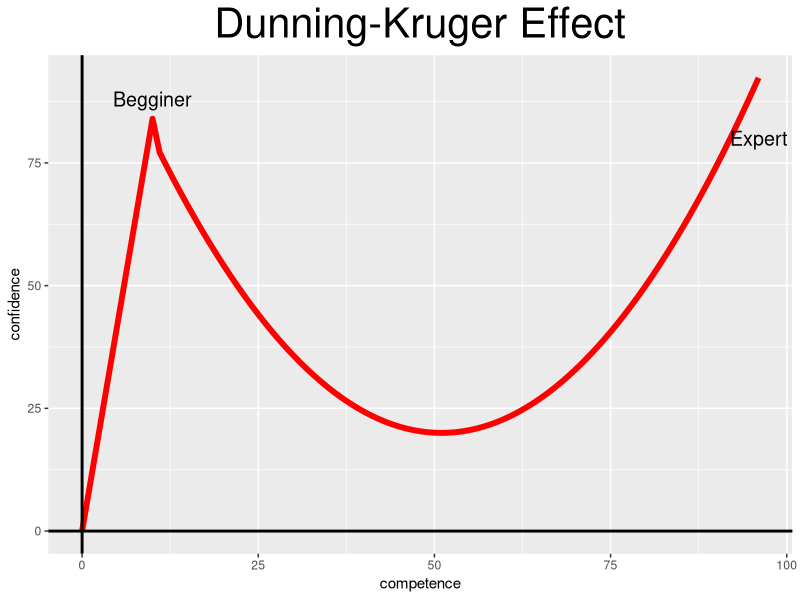

Here is the R script that generated this plot:
# Title     : TODO
# Objective : TODO
# Created by: Michisato
# Created on: 2020/05/30
library(tidyverse)
competence <- 0:96
confidence <- NULL
for (i in competence) {
  confidence <- c(confidence,
                  if_else(i <= 10, true = i * 8.4, false = 1 / 28 * (i - 51)^2 + 20))
}
g <- ggplot(data = NULL, aes(x = competence, y = confidence)) +
  geom_line(color = "red", size = 2, alphl = 0.4) +
  geom_hline(yintercept = 0, size = 1) +
  geom_vline(xintercept = 0, size = 1) +
  ggtitle("Dunning-Kruger Effect") +
  theme(plot.title = element_text(hjust = 0.5, size = 30)) +
  annotate("text", x = 10, y = 88, label = "Begginer", size = 5) +
  annotate("text", x = 96, y = 80, label = "Expert", size = 5)
g
